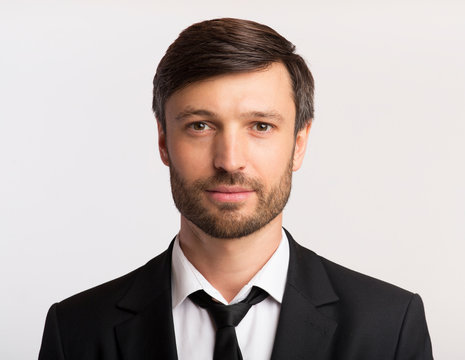
#> input picture media/student_photos/360_F_289998619_hnJKgNQmbDwzph9m9t1ku3IR69mhl6SJ.jpg, 465 x 360 px
$ python -i views.py   (imports and definitions only)
#> lines starting #> are read from the running program, lines starting #| are printed output that depends on the picture
#> further down, picture is the input picture: shape (360, 465, 3); mean B, G, R 172.7, 176, 186.8
# matches/views.py
import os
import json
import numpy as np
from django.shortcuts import render, redirect
from django.conf import settings
from .models import Student
import cv2
from django.http import JsonResponse

# Path to save recognizer and label mapping
# [1 line that did not run here, left out]
# [1 line that did not run here, left out]

# LBPH threshold (lower = more confident). Tune this on your dataset.
LBPH_CONFIDENCE_THRESHOLD = 70.0

# ---------------- Face detection / preprocessing ----------------
# [13 lines left out: function read_image_from_path_or_file, not called in this run]

def detect_face_cascade(image):
    """
    Detect first face using OpenCV Haar cascade.
    Returns the cropped face grayscale image (resized to 160x160), or None.
    """
    if image is None:
        return None

    # Convert to gray
    gray = cv2.cvtColor(image, cv2.COLOR_BGR2GRAY)
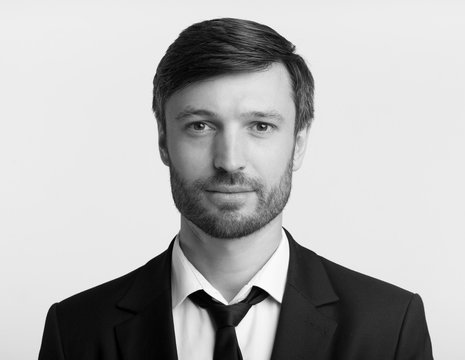
#> gray: shape (360, 465); min 0, max 255, mean 178.9

    # Use OpenCV built-in haar cascade (should be included with cv2)
    cascade_path = os.path.join(cv2.data.haarcascades, 'haarcascade_frontalface_default.xml')
    face_cascade = cv2.CascadeClassifier(cascade_path)

    faces = face_cascade.detectMultiScale(gray, scaleFactor=1.1, minNeighbors=4, minSize=(40,40))
#> faces = [[150, 63, 165, 165]]
    if len(faces) == 0:
        return None

    x, y, w, h = faces[0]
#> x = 150; y = 63; w = 165; h = 165
    x, y = max(0, x), max(0, y)
    face = gray[y:y+h, x:x+w]
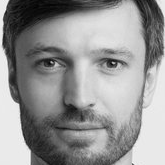
#> face: shape (165, 165); min 2, max 249, mean 147.7
    face = cv2.resize(face, (160, 160))
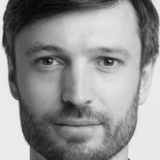
#> face: shape (160, 160); min 3, max 247, mean 147.6
    return face

# ---------------- LBPH recognizer helpers ----------------
# [81 lines left out: functions train_recognizer, predict_face_with_recognizer, not called in this run]

# ---------------- Views (preserve original endpoints) ----------------
def students_list(request):
    students = Student.objects.all()
    return render(request, 'matches/students_list.html', {'students': students})

# [78 lines left out: functions submit_student, upload_photos, delete_students, not called in this run]


from django.http import JsonResponse


# [20 lines left out: function match_detail, not called in this run]

>>> import cv2
>>> picture = cv2.imread('../media/student_photos/360_F_289998619_hnJKgNQmbDwzph9m9t1ku3IR69mhl6SJ.jpg')
>>> result = detect_face_cascade(picture)
